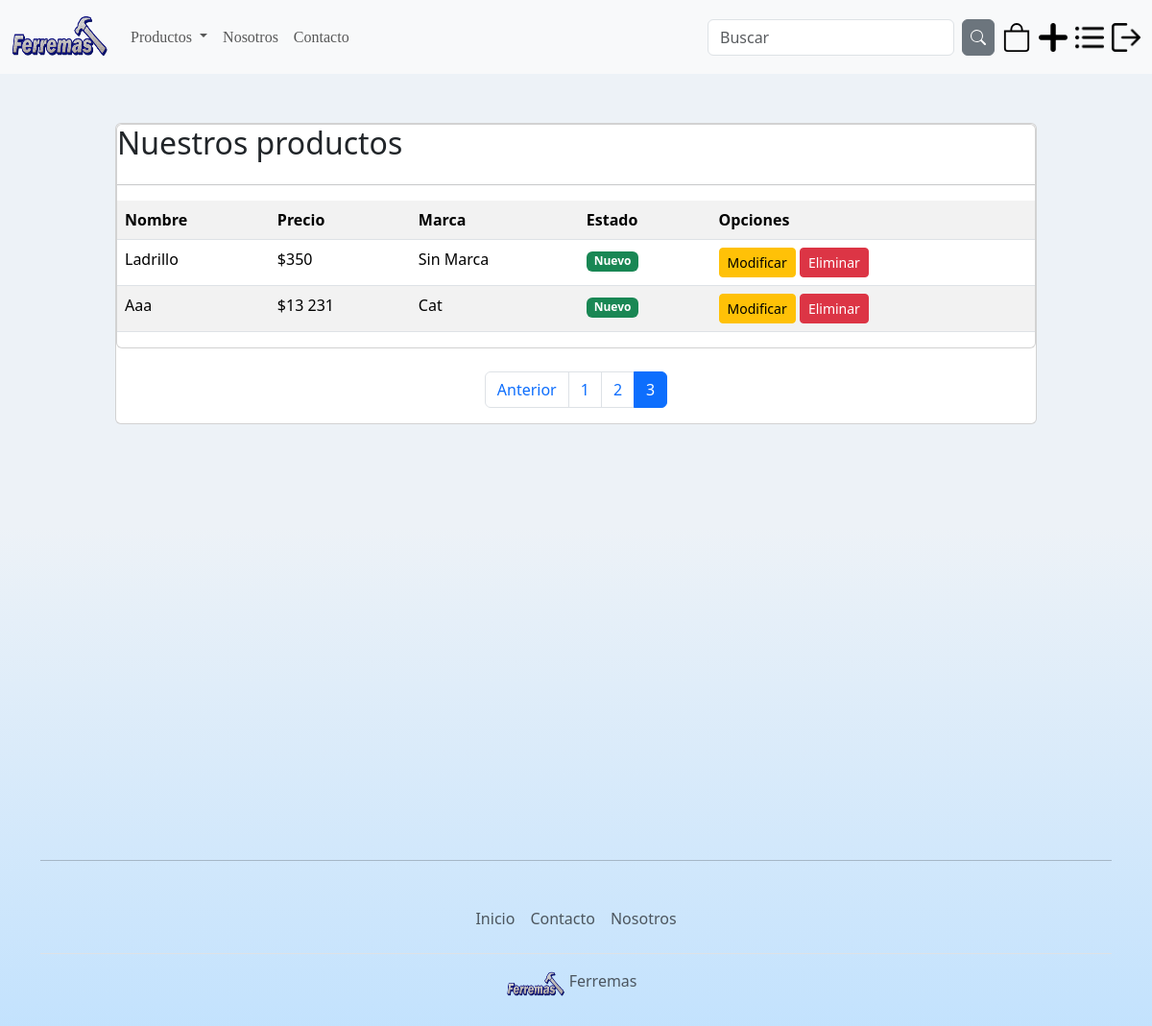
The page /listarProductos/?page=3 (signed in) on the database as committed earlier.
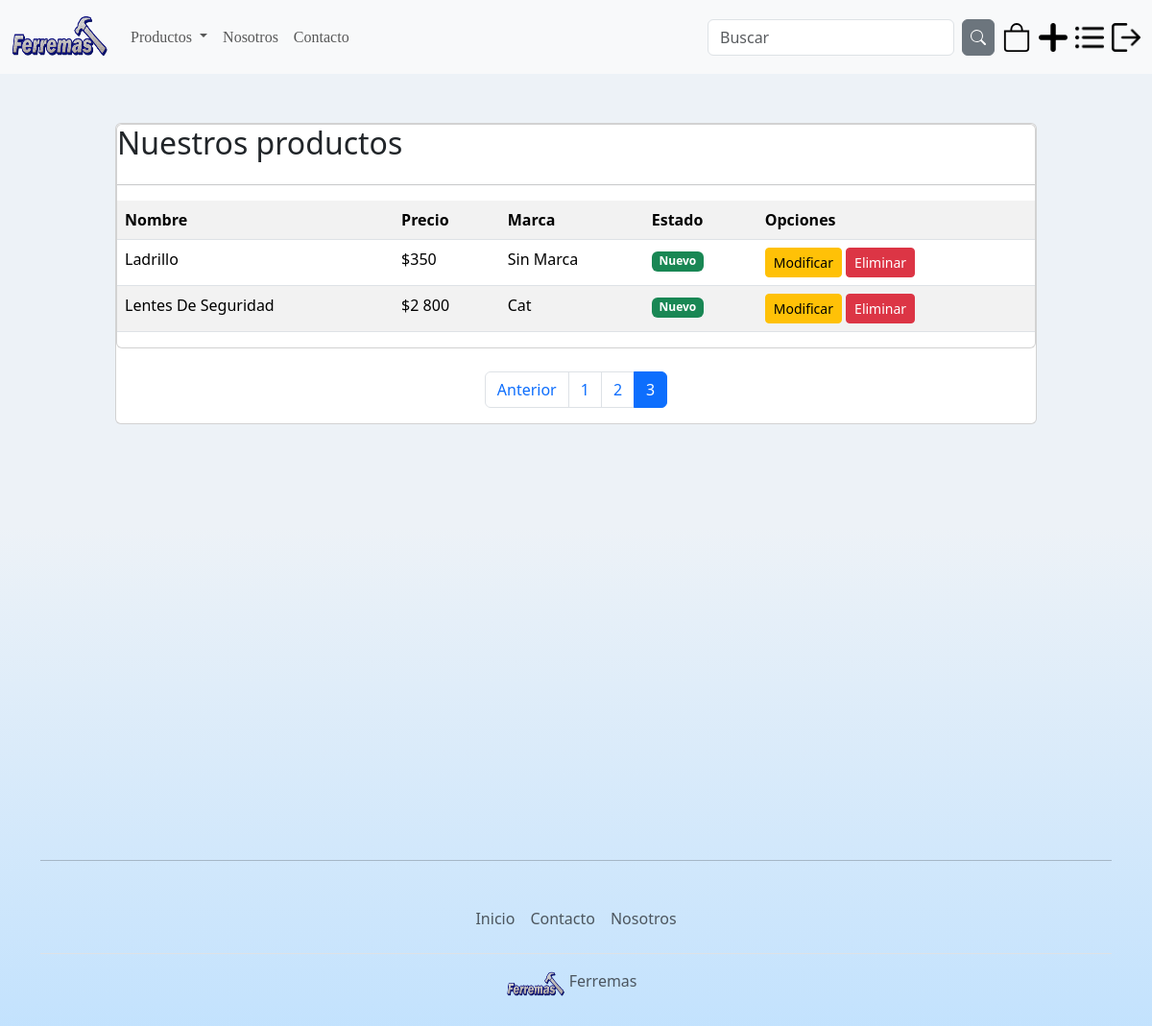
The same page on the database as committed later.
### app/models.py (models this page shows, shortened)
class Producto(models.Model):
    nombre = models.CharField(max_length=50)
    precio = models.IntegerField()
    descripcion = models.TextField
    nuevo = models.BooleanField()
    marca = models.ForeignKey(Marca, on_delete=models.PROTECT)
    categoria = models.ForeignKey(Categoria, on_delete=models.PROTECT, null=True, blank=True)
    subcategoria = models.ForeignKey(Subcategoria, on_delete=models.PROTECT, null=True, blank=True)
    fecha_fabricacion = models.DateField()
    imagen = models.ImageField(upload_to='productos', null=True, blank=True)
    stock = models.PositiveIntegerField(default=0)

class Marca(models.Model):
    nombre = models.CharField(max_length=50)
    def __str__(self):
        return self.nombre

### app/views.py (the view)
@permission_required('app.view_producto')
def listarProductos(request):
    productos = Producto.objects.all()
    page = request.GET.get('page', 1)
    try :
        paginator = Paginator(productos, 5)
        productos = paginator.page(page)
    except:
        raise Http404()
    data = {
        'entity': productos,
        'paginator': paginator
    }
    return render(request, 'app/producto/listar.html', data)

### app/templates/app/producto/listar.html (shortened to what this page needs)
{% extends 'app/base.html' %}
{% block contenido %}
{% load humanize %}
<br><br>
<div class="card">
    <div class="card body">
        <h2>Nuestros productos</h2>
        <hr>
        <table class="table table-striped table-hover table-responsive-sm">
    <tr>
        <th>Nombre</th>
        <th>Precio</th>
        <th>Marca</th>
        <th>Estado</th>
        <th> Opciones</th>
    </tr>
    {% for p in entity %}
    <tr>
        <td>{{p.nombre | title}}</td>
        <td>${{p.precio | intcomma }}</td>
        <td>{{p.marca | title}}</td>
        <td>
            {% if p.nuevo %}
                <span class="badge bg-success">Nuevo</span>
            {% else %}
                <span class="badge bg-danger">Usado</span>
            {% endif %}
        </td>
        <td>
            {% if perms.app.change_producto %}
            <a href="{% url 'modificar_Producto' p.id %}" class=" btn btn-warning btn-sm">Modificar</a>
            {% endif %}
            {% if perms.app.delete_producto %}
            <a href="#" onclick="eliminarProducto({{ p.id }}); return false;" class="btn btn-danger btn-sm">Eliminar</a>
            {% endif %}
        </td>
    </tr>
    {%endfor %}
</table>
</div>
<br>
{% include 'app/paginator.html' %}
</div>
{% endblock %}

Rows that differ between the two databases and show on the page:
removed Producto: nombre "Aaa", precio "13 231", marca "Cat", nuevo "Nuevo"
added Producto: nombre "Lentes De Seguridad", precio "2 800", marca "Cat", nuevo "Nuevo"
